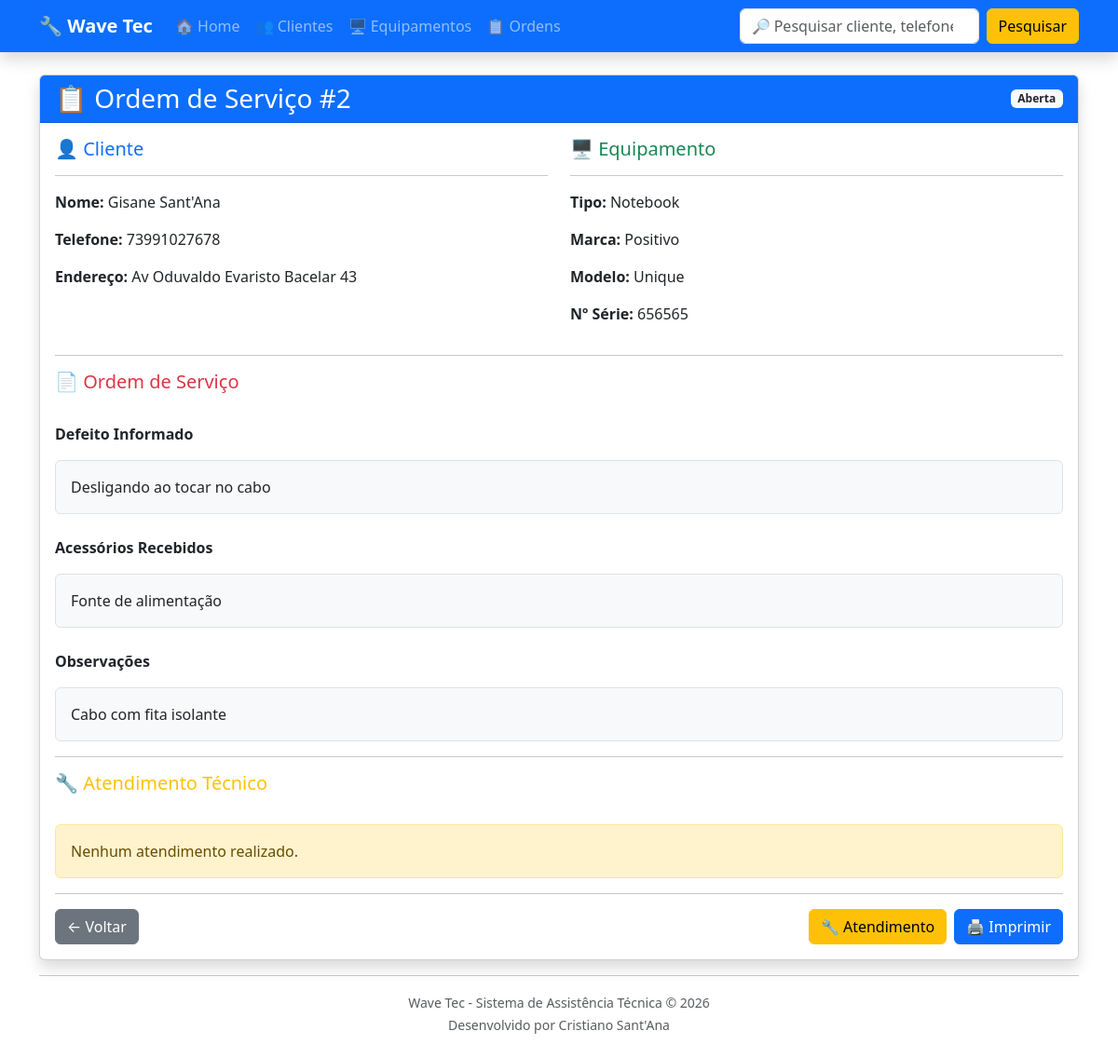
Before: /ordens/2/ with the older database file.
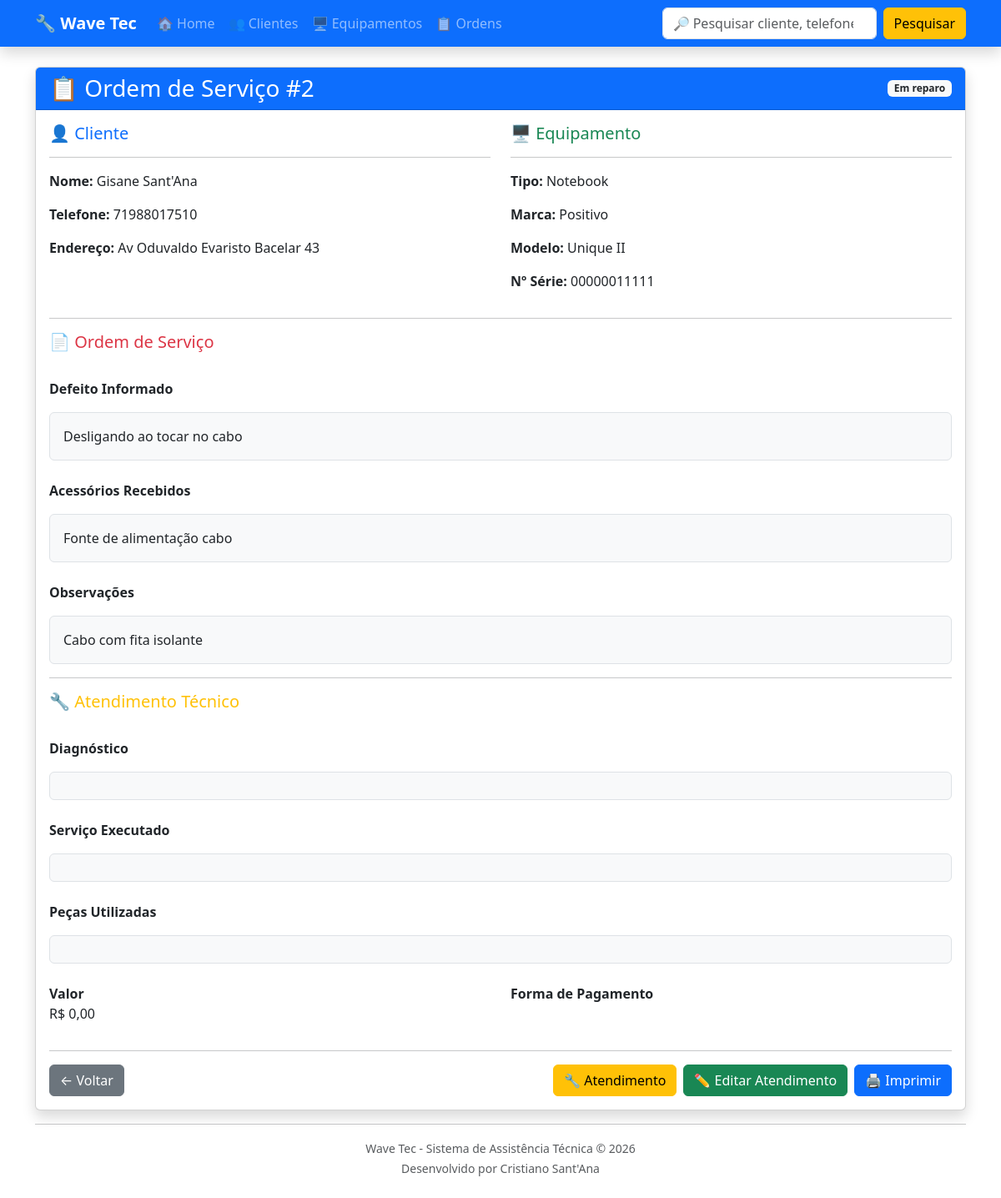
After: the same page with the newer database file.
### ordens/models.py (models this page shows, shortened)
class OrdemServico(models.Model):
    STATUS = [
        ("ABERTA", "Aberta"),
        ("EM_ANALISE", "Em análise"),
        ("AGUARDANDO_PECA", "Aguardando peça"),
        ("EM_REPARO", "Em reparo"),
        ("PRONTO", "Pronto"),
        ("SEM_CONSERTO", "Sem conserto"),
        ("ENTREGUE", "Entregue"),
    ]
    equipamento_cadastrado = models.ForeignKey(
        Equipamento,
        on_delete=models.CASCADE,
        related_name="ordens"
    )
    data_abertura = models.DateTimeField(
        auto_now_add=True
    )
    defeito = models.TextField()
    acessorios = models.TextField(
        blank=True
    )
    observacoes = models.TextField(
        blank=True
    )
    reparo = models.TextField(
        blank=True
    )
    valor = models.DecimalField(
        max_digits=10,
        decimal_places=2,
        default=0
    )
    forma_pagamento = models.CharField(
        max_length=30,
        blank=True
    )
    status = models.CharField(
        max_length=20,
        choices=STATUS,
        default="ABERTA"
    )
    @property
    def cliente(self):
        return self.equipamento_cadastrado.cliente

### clientes/models.py (models this page shows, shortened)
class Cliente(models.Model):
    nome = models.CharField(max_length=100)
    telefone = models.CharField(max_length=20)
    endereco = models.CharField(max_length=200)

### equipamentos/models.py (models this page shows, shortened)
class Equipamento(models.Model):
    TIPOS = [
        ("TV", "Televisão"),
        ("NOTE", "Notebook"),
        ("PC", "Computador"),
        ("CEL", "Celular"),
        ("SOM", "Som"),
        ("MICRO", "Micro-ondas"),
        ("OUTRO", "Outro"),
    ]
    cliente = models.ForeignKey(
        Cliente,
        on_delete=models.CASCADE
    )
    tipo = models.CharField(
        max_length=20,
        choices=TIPOS
    )
    marca = models.CharField(
        max_length=50
    )
    modelo = models.CharField(
        max_length=50
    )
    numero_serie = models.CharField(
        max_length=100,
        blank=True
    )
    acessorios = models.TextField(
        blank=True
    )
    garantia = models.BooleanField(
        default=False
    )
    data_entrada = models.DateField(
        auto_now_add=True
    )
    status = models.CharField(
        max_length=30,
        default="Em análise"
    )

### atendimentos/models.py (models this page shows, shortened)
class Atendimento(models.Model):
    STATUS = [
        ("EM_ANALISE", "Em análise"),
        ("AGUARDANDO_PECA", "Aguardando peça"),
        ("EM_REPARO", "Em reparo"),
        ("PRONTO", "Pronto"),
        ("SEM_CONSERTO", "Sem conserto"),
        ("ENTREGUE", "Entregue"),
    ]
    ordem = models.OneToOneField(
        OrdemServico,
        on_delete=models.CASCADE,
        related_name="atendimento"
    )
    diagnostico = models.TextField(
        blank=True
    )
    servico_executado = models.TextField(
        blank=True
    )
    pecas_utilizadas = models.TextField(
        blank=True
    )
    valor = models.DecimalField(
        max_digits=10,
        decimal_places=2,
        default=0
    )
    forma_pagamento = models.CharField(
        max_length=30,
        blank=True
    )
    status = models.CharField(
        max_length=20,
        choices=STATUS,
        default="EM_ANALISE"
    )
    data_inicio = models.DateTimeField(
        auto_now_add=True
    )
    data_finalizacao = models.DateTimeField(
        null=True,
        blank=True
    )

### ordens/views.py (the view)
def detalhe_ordem(request, ordem_id):
    ordem = get_object_or_404(
        OrdemServico,
        id=ordem_id
    )
    atendimento = getattr(
        ordem,
        "atendimento",
        None
    )
    return render(
        request,
        "ordens/detalhe_ordem.html",
        {
            "ordem": ordem,
            "cliente": ordem.cliente,
            "equipamento": ordem.equipamento_cadastrado,
            "atendimento": atendimento,
        }
    )

### ordens/templates/ordens/detalhe_ordem.html (shortened to what the changed rows need)
{% extends "base.html" %}
{% block content %}
<div class="card shadow">
    <div class="card-header bg-primary text-white">
        <div class="d-flex justify-content-between align-items-center">
            <h3 class="mb-0">
                📋 Ordem de Serviço #{{ ordem.id }}
            </h3>
            <span class="badge bg-light text-dark">
                {{ ordem.get_status_display }}
            </span>
        </div>
    </div>
    <div class="card-body">
        <div class="row">
            <div class="col-md-6">
                <h5 class="text-primary">
                    👤 Cliente
                </h5>
                <hr>
                <p>
                    <strong>Nome:</strong>
                    {{ cliente.nome }}
                </p>
                <p>
                    <strong>Telefone:</strong>
                    {{ cliente.telefone }}
                </p>
                <p>
                    <strong>Endereço:</strong>
                    {{ cliente.endereco }}
                </p>
            </div>
            <div class="col-md-6">
                <h5 class="text-success">
                    🖥 Equipamento
                </h5>
                <hr>
                <p>
                    <strong>Tipo:</strong>
                    {{ equipamento.get_tipo_display }}
                </p>
                <p>
                    <strong>Marca:</strong>
                    {{ equipamento.marca }}
                </p>
                <p>
                    <strong>Modelo:</strong>
                    {{ equipamento.modelo }}
                </p>
                <p>
                    <strong>Nº Série:</strong>
                    {{ equipamento.numero_serie }}
                </p>
            </div>
        </div>
        <hr>
        <h5 class="text-danger">
            📄 Ordem de Serviço
        </h5>
        <br>
        <p>
            <strong>Defeito Informado</strong>
        </p>
        <div class="border rounded p-3 bg-light">
            {{ ordem.defeito }}
        </div>
        <br>
        <p>
            <strong>Acessórios Recebidos</strong>
        </p>
        <div class="border rounded p-3 bg-light">
            {{ equipamento.acessorios }}
        </div>
        <br>
        <p>
            <strong>Observações</strong>
        </p>
        <div class="border rounded p-3 bg-light">
            {{ ordem.observacoes }}
        </div>
        <hr>
        <h5 class="text-warning">
            🔧 Atendimento Técnico
        </h5>
        <br>
        {% if atendimento %}
            <p>
                <strong>Diagnóstico</strong>
            </p>
            <div class="border rounded p-3 bg-light">
            </div>
            <br>
            <p>
                <strong>Serviço Executado</strong>
            </p>
            <div class="border rounded p-3 bg-light">
            </div>
            <br>
            <p>
                <strong>Peças Utilizadas</strong>
            </p>
            <div class="border rounded p-3 bg-light">
            </div>
            <br>
            <div class="row">
                <div class="col-md-6">
                    <strong>Valor</strong>
                    <p>
                        R$ {{ atendimento.valor }}
                    </p>
                </div>
                <div class="col-md-6">
                    <strong>Forma de Pagamento</strong>
                </div>
            </div>
        {% else %}
            <div class="alert alert-warning">
                Nenhum atendimento realizado.
            </div>
        {% endif %}
        <hr>
        <div class="d-flex justify-content-between">
            <a
                href="{% url 'lista_ordens' %}"
                class="btn btn-secondary">
            </a>
            <div class="d-flex gap-2">
                <a
                    href="{% url 'novo_atendimento' ordem.id %}"
                    class="btn btn-warning">
                    🔧 Atendimento
                </a>
                {% if atendimento %}
                <a
                    href="{% url 'editar_atendimento' ordem.id %}"
                    class="btn btn-success">
                    ✏️ Editar Atendimento
                </a>
                {% endif %}
                <a
                    href="{% url 'imprimir_os' ordem.id %}"
                    class="btn btn-primary">
                    🖨 Imprimir
                </a>
            </div>
        </div>
    </div>
</div>
{% endblock %}

Changed rows visible on the page:
changed OrdemServico "Desligando ao tocar no cabo": status "Aberta" → "Em reparo"
changed Cliente "Gisane Sant'Ana": telefone "73991027678" → "71988017510"
changed Equipamento "Notebook": modelo "Unique" → "Unique II"; numero_serie "656565" → "00000011111"; acessorios "Fonte de alimentação" → "Fonte de alimentação cabo"
added Atendimento: valor "0,00"
Other visible differences:
text no longer shown: "Nenhum atendimento realizado."
text now shown: "Diagnóstico Serviço Executado Peças Utilizadas Valor R$ Forma de Pagamento ✏️ Editar Atendimento"
